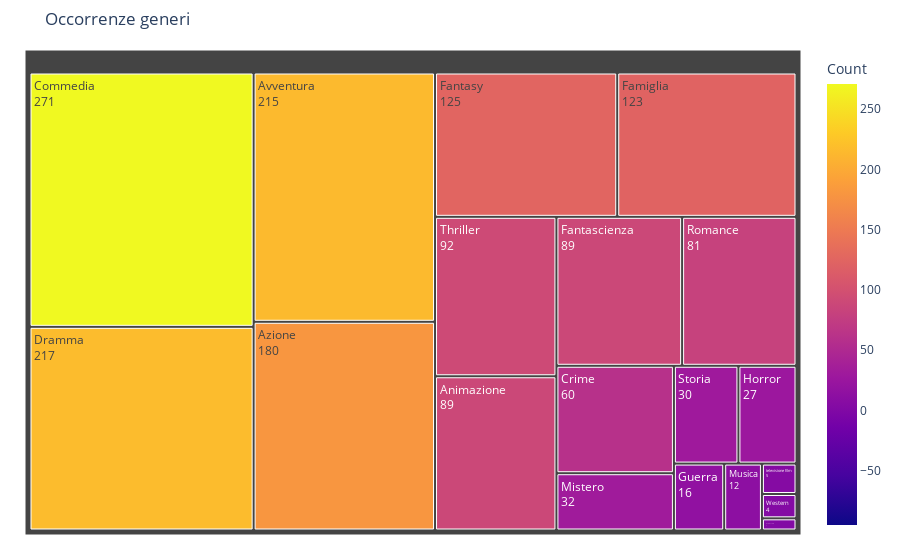

Source (notebook cell):
### Code cell
occ_all = occ_genres(all=True)
df = pd.DataFrame(occ_all.items(), columns=['Genre', 'Count'])

fig = px.treemap(
    df,
    path=['Genre'],
    values='Count',
    color='Count',
    # color_continuous_scale=px.colors.sequential.Viridis,
    color_continuous_midpoint=np.average(df['Count']),
    title='Occorrenze generi'
)
fig.update_traces(root_color="white", hovertemplate='%{label}<br>%{value}', hoverinfo=None)
fig.update_layout(margin = dict(t=50, l=25, r=25, b=25))
fig.data[0].texttemplate = '%{label}<br>%{value}'

fig.write_image('Dati_Cinema_Italiani/plots/all_genre_treemap.png', width=1233, height=701)

fig.show()

### Figure 1 — Plotly figure (JSON) as saved in the notebook; plotly's stock layout.template omitted (floating-point values rounded to 4 significant figures)
{"data": [{"branchvalues": "total", "customdata": [[89], [215], [180], [271], [60], [2], [217], [123], [89], [125], [16], [27], [32], [12], [81], [30], [92], [4], [5]], "domain": {"x": [0, 1], "y": [0, 1]}, "hovertemplate": "%{label}<br>%{value}", "ids": ["Animazione", "Avventura", "Azione", "Commedia", "Crime", "Documentario", "Dramma", "Famiglia", "Fantascienza", "Fantasy", "Guerra", "Horror", "Mistero", "Musica", "Romance", "Storia", "Thriller", "Western", "televisione film"], "labels": ["Animazione", "Avventura", "Azione", "Commedia", "Crime", "Documentario", "Dramma", "Famiglia", "Fantascienza", "Fantasy", "Guerra", "Horror", "Mistero", "Musica", "Romance", "Storia", "Thriller", "Western", "televisione film"], "marker": {"coloraxis": "coloraxis", "colors": [89, 215, 180, 271, 60, 2, 217, 123, 89, 125, 16, 27, 32, 12, 81, 30, 92, 4, 5]}, "name": "", "parents": ["", "", "", "", "", "", "", "", "", "", "", "", "", "", "", "", "", "", ""], "root": {"color": "white"}, "texttemplate": "%{label}<br>%{value}", "type": "treemap", "values": [89, 215, 180, 271, 60, 2, 217, 123, 89, 125, 16, 27, 32, 12, 81, 30, 92, 4, 5]}], "layout": {"coloraxis": {"cmid": 87.89, "colorbar": {"title": {"text": "Count"}}, "colorscale": [[0, "#0d0887"], [0.1111, "#46039f"], [0.2222, "#7201a8"], [0.3333, "#9c179e"], [0.4444, "#bd3786"], [0.5556, "#d8576b"], [0.6667, "#ed7953"], [0.7778, "#fb9f3a"], [0.8889, "#fdca26"], [1, "#f0f921"]]}, "legend": {"tracegroupgap": 0}, "margin": {"b": 25, "l": 25, "r": 25, "t": 50}, "title": {"text": "Occorrenze generi"}}}
